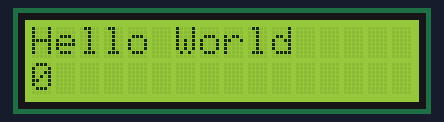
A sketch run on a simulated Arduino Uno, built with avr-gcc and run on an emulated ATmega328P. Parts: 16×2 character LCD.

Above: at 0.1 s.
At 4.7 s:
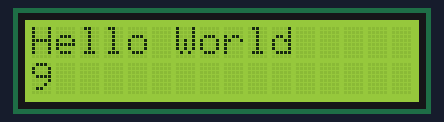
At 9.9 s:
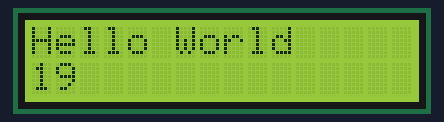
At 19.6 s:
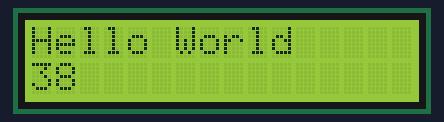
At 29.4 s:
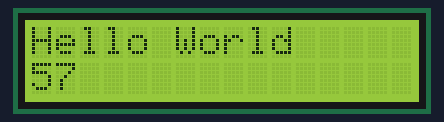
At 39.2 s:
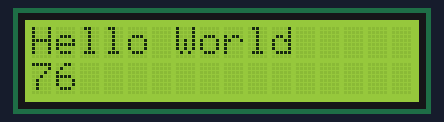

Measured:
- what the display in image 1 shows lasts 0.5 s, from 4.7 s to 5.2 s

The sketch:

led_i2c.ino
```cpp
#include <Wire.h>
#include <LiquidCrystal_I2C.h>
int counter = 0;

// SDA = D2
// SCL = D1
LiquidCrystal_I2C lcd(0x27, 16, 2); // Set the LCD address to 0x27 for a 16 chars and 2 line display
void setup() {
  lcd.init();                       // Initialize the LCD
  lcd.backlight();                  // Turn on the backlight
  lcd.clear();                      // Clear the LCD screen
}
void loop() {
  lcd.setCursor(0, 0);               // Set the cursor to the first column and first row
  lcd.print("Hello World");     // Print some text
  lcd.setCursor(0,1);
  lcd.print(counter);
  counter = counter + 1;
  delay(500);                        // Wait for 1/2 seconds
}

// #include <Wire.h>
// void setup() {
//   Serial.begin (9600);
//   Serial.println ("I2C scanner. Scanning ...");
//   byte count = 0;
//   // 0x27 0x3F
//   Wire.begin();
//   for (byte i = 8; i < 120; i++)
//   {
//     Wire.beginTransmission (i);
//     if (Wire.endTransmission () == 0)
//       {
//       Serial.print ("Found address: ");
//       Serial.print (i, DEC);
//       Serial.print (" (0x");
//       Serial.print (i, HEX);
//       Serial.println (")");
//       count++;
//       delay (1);
//       }
//   }
//   Serial.println ("Done.");
//   Serial.print ("Found ");
//   Serial.print (count, DEC);
//   Serial.println (" device(s).");
// }  // end of setup

// void loop() {}
```
